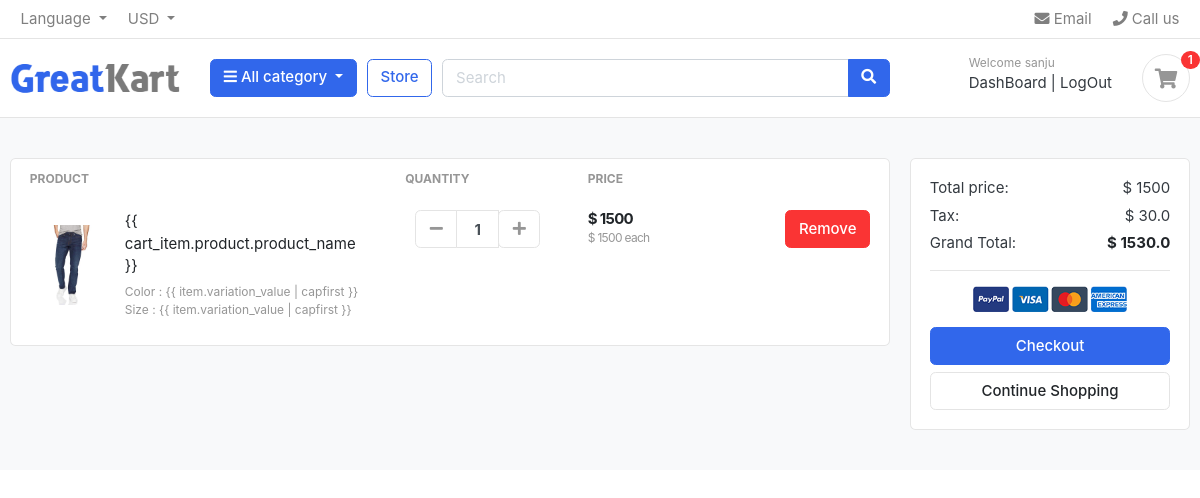
The page /cart/ (signed in) on the database its author committed.
### accounts/models.py (models this page shows, shortened)
class Account(AbstractBaseUser):
    first_name=models.CharField(max_length=50)
    last_name=models.CharField(max_length=50)
    username=models.CharField(max_length=50,unique=True)
    email=models.EmailField(max_length=100,unique=True)
    phone_number=models.CharField(max_length=12,blank=True)
    date_joiened=models.DateField(auto_now_add=True)
    last_login=models.DateTimeField(auto_now_add=True)
    is_admin=models.BooleanField(default=False)
    is_staff=models.BooleanField(default=False)
    is_active=models.BooleanField(default=False)
    is_superadmin=models.BooleanField(default=False)
    USERNAME_FIELD='email'
    REQUIRED_FIELDS=['username','first_name','last_name']
    objects=MyAccountManager()

### carts/models.py (models this page shows, shortened)
class CartItem(models.Model):
    user = models.ForeignKey(Account, on_delete=models.CASCADE, null=True)
    product = models.ForeignKey(Product, on_delete=models.CASCADE)
    variations = models.ManyToManyField(Variation, blank=True)
    cart    = models.ForeignKey(Cart, on_delete=models.CASCADE, null=True)
    quantity = models.IntegerField()
    is_active = models.BooleanField(default=True)
    def sub_total(self):
        return self.product.price * self.quantity

### store/models.py (models this page shows, shortened)
class Product(models.Model):
    product_name    = models.CharField(max_length=200, unique=True)
    slug            = models.SlugField(max_length=200, unique=True)
    description     = models.TextField(max_length=500, blank=True)
    price           = models.IntegerField()
    images          = models.ImageField(upload_to='photos/products')
    stock           = models.IntegerField()
    is_available    = models.BooleanField(default=True)
    category        = models.ForeignKey(Category, on_delete=models.CASCADE)
    created_date    = models.DateTimeField(auto_now_add=True)
    modified_date   = models.DateTimeField(auto_now=True)
    def get_url(self):
        return reverse('product_detail', args=[self.category.slug, self.slug])

class Variation(models.Model):
    product = models.ForeignKey(Product, on_delete=models.CASCADE)
    variation_category = models.CharField(max_length=100, choices=variation_category_choice)
    variation_value     = models.CharField(max_length=100)
    is_active           = models.BooleanField(default=True)
    created_date        = models.DateTimeField(auto_now=True)
    objects = VariationManager()

### carts/views.py (the view)
# urls.py: path('', views.cart, name='cart'),
def cart(request, total=0, quantity=0, cart_items=None):
    try:
        tax = 0
        grand_total = 0
        if request.user.is_authenticated:
            cart_items = CartItem.objects.filter(user=request.user, is_active=True)
        else:
            cart = Cart.objects.get(cart_id=_cart_id(request))
            cart_items = CartItem.objects.filter(cart=cart, is_active=True)
        for cart_item in cart_items:
            total += (cart_item.product.price * cart_item.quantity)
            quantity += cart_item.quantity
        tax = (2 * total)/100
        grand_total = total + tax
    except ObjectDoesNotExist:
        pass #just ignore
    context = {
        'total': total,
        'quantity': quantity,
        'cart_items': cart_items,
        'tax'       : tax,
        'grand_total': grand_total,
    }
    return render(request, 'store/cart.html', context)

### templates/store/cart.html (shortened to what this page needs)
<!DOCTYPE HTML>
<html lang="en">
<head>
    <link href="/static/css/bootstrap.css" rel="stylesheet" type="text/css" />
    <link href="/static/fonts/fontawesome/css/all.min.css" type="text/css" rel="stylesheet">
    <link href="/static/css/ui.css" rel="stylesheet" type="text/css" />
    <link href="/static/css/responsive.css" rel="stylesheet" media="only screen and (max-width: 1200px)" />
</head>
<body>
    <header class="section-header">
        <nav class="navbar p-md-0 navbar-expand-sm navbar-light border-bottom">
            <div class="container">
                <div class="collapse navbar-collapse" id="navbarTop4">
                    <ul class="navbar-nav mr-auto">
                        <li class="nav-item dropdown">
                            <a href="#" class="nav-link dropdown-toggle" data-toggle="dropdown"> Language </a>
                        </li>
                        <li class="nav-item dropdown">
                            <a href="#" class="nav-link dropdown-toggle" data-toggle="dropdown"> USD </a>
                        </li>
                    </ul>
                    <ul class="navbar-nav">
                        <li><a href="#" class="nav-link"> <i class="fa fa-envelope"></i> Email </a></li>
                        <li><a href="#" class="nav-link"> <i class="fa fa-phone"></i> Call us </a></li>
                    </ul>
                </div>
            </div>
        </nav>
        <section class="header-main border-bottom">
            <div class="container">
                <div class="row align-items-center">
                    <div class="col-lg-2 col-md-3 col-6">
                        <a href="{% url 'home' %}" class="brand-wrap">
                            <img class="logo" src="/static/images/logo.png">
                        </a>
                    </div>
                    <div class="col-lg col-sm col-md col-6 flex-grow-0">
                        <div class="category-wrap dropdown d-inline-block float-right">
                            <button type="button" class="btn btn-primary dropdown-toggle" data-toggle="dropdown">
                                <i class="fa fa-bars"></i> All category
                            </button>
                        </div>
                    </div>
                    <a href="/store" class="btn btn-outline-primary">Store</a>
                    <div class="col-lg  col-md-6 col-sm-12 col">
                        <form action="{% url 'search' %}" class="search" method="get">
                            <div class="input-group w-100">
                                <input type="text" class="form-control" style="width:60%;" placeholder="Search"
                                    name="keyword">
                                <div class="input-group-append">
                                    <button class="btn btn-primary" type="submit">
                                        <i class="fa fa-search"></i>
                                    </button>
                                </div>
                            </div>
                        </form>
                    </div>
                    <div class="col-lg-3 col-sm-6 col-8 order-2 order-lg-3">
                        <div class="d-flex justify-content-end mb-3 mb-lg-0">
                            {% if user.id is None %}
                            <div class="widget-header">
                                <small class="title text-muted">Welcome guest!</small>
                                <div>
                                    <a href="{% url 'login' %}">Sign in</a> <span class="dark-transp"> | </span>
                                    <a href="{% url 'register' %}"> Register</a>
                                </div>
                            </div>
                            {% else %}
                            <div class="widget-header">
                                <small class="title text-muted">Welcome {{user.first_name}}</small>
                                <div>
                                    <a href="{% url 'dashboard' %}"> DashBoard</a> <span class="dark-transp"> | </span>
                                    <a href="{% url 'logout' %}"> LogOut</a>
                                </div>
                            </div>
                            {% endif %}
                            <a href="/cart" class="widget-header pl-3 ml-3">
                                <div class="icon icon-sm rounded-circle border"><i class="fa fa-shopping-cart"></i>
                                </div>
                                <span class="badge badge-pill badge-danger notify">{{cart_count}}</span>
                            </a>
                        </div>
                    </div>
                </div>
            </div>
        </section>
    </header>
    <section class="section-content padding-y bg">
        <div class="container">
            {% if not cart_items %}
            <h2 class="text-center">Your Shopping Cart is Empty</h2>
            <br>
            <div class="text-center">
                <a href="{% url 'store' %}" class="btn btn-primary">Continue Shopping</a>
            </div>
            {% else %}
            <div class="row">
                <aside class="col-lg-9">
                    <div class="card">
                        <table class="table table-borderless table-shopping-cart">
                            <thead class="text-muted">
                                <tr class="small text-uppercase">
                                    <th scope="col">Product</th>
                                    <th scope="col" width="120">Quantity</th>
                                    <th scope="col" width="120">Price</th>
                                    <th scope="col" class="text-right" width="200"> </th>
                                </tr>
                            </thead>
                            <tbody>
                                {% for cart_item in cart_items %}
                                <tr>
                                    <td>
                                        <figure class="itemside align-items-center">
                                            <div class="aside"><img src="{{ cart_item.product.images.url }}"
                                                    class="img-sm"></div>
                                            <figcaption class="info">
                                                <a href="{{ cart_item.product.get_url }}" class="title text-dark">{{
                                                    cart_item.product.product_name }}</a>
                                                <p class="text-muted small">
                                                    {% if cart_item.variations.all %}
                                                    {% for item in cart_item.variations.all %}
                                                    {{ item.variation_category | capfirst }} : {{ item.variation_value |
                                                    capfirst }} <br>
                                                    {% endfor %}
                                                    {% endif %}
                                                </p>
                                            </figcaption>
                                        </figure>
                                    </td>
                                    <td>
                                        <div class="col">
                                            <div class="input-group input-spinner">
                                                <div class="input-group-prepend">
                                                    <a href="{% url 'remove_cart' cart_item.product.id cart_item.id %}"
                                                        class="btn btn-light" type="button" id="button-plus"> <i
                                                            class="fa fa-minus"></i> </a>
                                                </div>
                                                <input type="text" class="form-control"
                                                    value="{{ cart_item.quantity }}">
                                                <div class="input-group-append">
                                                    <form action="{% url 'add_cart' cart_item.product.id %}"
                                                        method="POST">
                                                        <button class="btn btn-light" type="submit" id="button-minus">
                                                            <i class="fa fa-plus"></i> </button>
                                                    </form>
                                                </div>
                                            </div>
                                        </div>
                                    </td>
                                    <td>
                                        <div class="price-wrap">
                                            <var class="price">$ {{ cart_item.sub_total }}</var>
                                            <small class="text-muted"> $ {{ cart_item.product.price }} each </small>
                                        </div>
                                    </td>
                                    <td class="text-right">
                                        <a href="{% url 'remove_cart_item' cart_item.product.id cart_item.id %}"
                                            onclick="return confirm('Are you sure you want to delete this item?')"
                                            class="btn btn-danger"> Remove</a>
                                    </td>
                                </tr>
                                {% endfor %}
                            </tbody>
                        </table>
                    </div>
                </aside>
                <aside class="col-lg-3">
                    <div class="card">
                        <div class="card-body">
                            <dl class="dlist-align">
                                <dt>Total price:</dt>
                                <dd class="text-right">$ {{total}}</dd>
                            </dl>
                            <dl class="dlist-align">
                                <dt>Tax:</dt>
                                <dd class="text-right"> $ {{tax}}</dd>
                            </dl>
                            <dl class="dlist-align">
                                <dt>Grand Total:</dt>
                                <dd class="text-right text-dark b"><strong>$ {{grand_total}}</strong></dd>
                            </dl>
                            <hr>
                            <p class="text-center mb-3">
                                <img src="/static/images/misc/payments.png" height="26">
                            </p>
                            <a href="{% url 'checkout' %}" class="btn btn-primary btn-block"> Checkout </a>
                            <a href="{% url 'store' %}" class="btn btn-light btn-block">Continue Shopping</a>
                        </div>
                    </div>
                </aside>
            </div>
            {% endif %}
        </div>
    </section>
</body>
</html>

### rows shown on the page
Account: first_name "sanju"
CartItem: product.images (picture), quantity "1", sub_total "1500", product.price "1500"
Variation: variation_category "Color"
Variation: variation_category "Size"

### other values the page prints
{{ cart_count }} "1"
{{ total }} "1500"
{{ tax }} "30.0"
{{ grand_total }} "1530.0"
